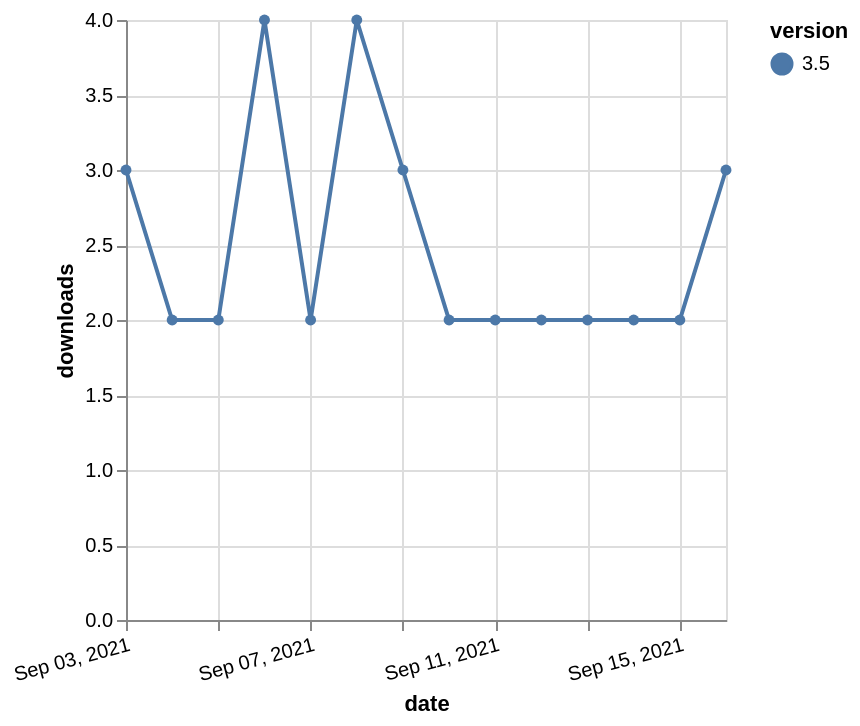

Vega-Lite specification for this chart:
### Vega-Lite specification from a JSON file in a GitHub repository (floating-point values rounded to 4 significant figures)
{"$schema": "https://vega.github.io/schema/vega-lite/v5.json", "description": "A simple bar chart with embedded data.", "data": {"values": [{"date": "2021-09-03", "total": 4333, "delta": 3, "version": "3.5"}, {"date": "2021-09-04", "total": 4335, "delta": 2, "version": "3.5"}, {"date": "2021-09-05", "total": 4337, "delta": 2, "version": "3.5"}, {"date": "2021-09-06", "total": 4341, "delta": 4, "version": "3.5"}, {"date": "2021-09-07", "total": 4343, "delta": 2, "version": "3.5"}, {"date": "2021-09-08", "total": 4347, "delta": 4, "version": "3.5"}, {"date": "2021-09-09", "total": 4350, "delta": 3, "version": "3.5"}, {"date": "2021-09-10", "total": 4352, "delta": 2, "version": "3.5"}, {"date": "2021-09-11", "total": 4354, "delta": 2, "version": "3.5"}, {"date": "2021-09-12", "total": 4356, "delta": 2, "version": "3.5"}, {"date": "2021-09-13", "total": 4358, "delta": 2, "version": "3.5"}, {"date": "2021-09-14", "total": 4360, "delta": 2, "version": "3.5"}, {"date": "2021-09-15", "total": 4362, "delta": 2, "version": "3.5"}, {"date": "2021-09-16", "total": 4365, "delta": 3, "version": "3.5"}]}, "width": "container", "mark": {"type": "line", "point": {"filled": true}}, "encoding": {"x": {"field": "date", "type": "temporal", "timeUnit": "yearmonthdate", "title": "date", "axis": {"labelAngle": -15}}, "y": {"field": "delta", "type": "quantitative", "title": "downloads"}, "color": {"field": "version", "type": "nominal"}, "tooltip": {"field": "delta"}}}
